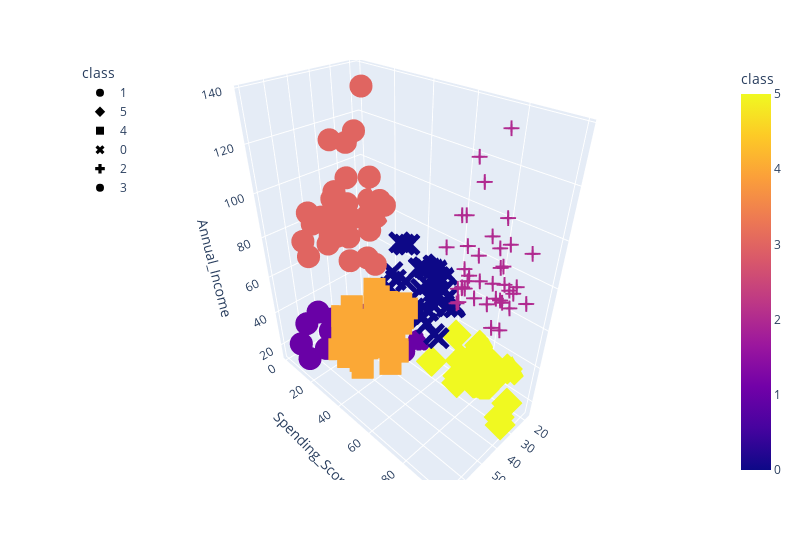

Notebook code cell kept with this figure:
### Code cell
# Plot the 3D-scatter with x="Annual Income", y="Spending Score (1-100)" and z="Age"
fig = px.scatter_3d(
    six_clusters,
    x="Age",
    y="Spending_Score",
    z="Annual_Income",
    color="class",
    symbol="class",
    width=800,
)
fig.update_layout(legend=dict(x=0, y=1))
fig.show()

### Figure 1 — Plotly figure (JSON) as saved in the notebook; plotly's stock layout.template omitted (floating-point values rounded to 4 significant figures)
{"data": [{"hovertemplate": "class=%{marker.color}<br>Age=%{x}<br>Spending_Score=%{y}<br>Annual_Income=%{z}<extra></extra>", "legendgroup": "1", "marker": {"color": [1, 1, 1, 1, 1, 1, 1, 1, 1, 1, 1, 1, 1, 1, 1, 1, 1, 1, 1, 1, 1, 1], "coloraxis": "coloraxis", "symbol": "circle"}, "mode": "markers", "name": "1", "scene": "scene", "showlegend": true, "type": "scatter3d", "x": [19, 20, 31, 35, 64, 67, 58, 37, 35, 52, 35, 46, 54, 45, 40, 60, 53, 49, 42, 36, 48, 49], "y": [39, 6, 40, 6, 3, 14, 15, 13, 35, 29, 35, 5, 14, 32, 31, 4, 4, 14, 17, 26, 36, 28], "z": [15, 16, 17, 18, 19, 19, 20, 20, 21, 23, 24, 25, 28, 28, 29, 30, 33, 33, 34, 37, 39, 39]}, {"hovertemplate": "class=%{marker.color}<br>Age=%{x}<br>Spending_Score=%{y}<br>Annual_Income=%{z}<extra></extra>", "legendgroup": "5", "marker": {"color": [5, 5, 5, 5, 5, 5, 5, 5, 5, 5, 5, 5, 5, 5, 5, 5, 5, 5, 5, 5, 5, 5], "coloraxis": "coloraxis", "symbol": "diamond"}, "mode": "markers", "name": "5", "scene": "scene", "showlegend": true, "type": "scatter3d", "x": [21, 23, 22, 23, 30, 35, 24, 22, 20, 35, 25, 31, 29, 35, 23, 21, 18, 21, 30, 20, 24, 24], "y": [81, 77, 76, 94, 72, 99, 77, 79, 66, 98, 73, 73, 82, 61, 87, 73, 92, 81, 73, 75, 92, 65], "z": [15, 16, 17, 18, 19, 19, 20, 20, 21, 23, 24, 25, 28, 28, 29, 30, 33, 33, 34, 37, 38, 39]}, {"hovertemplate": "class=%{marker.color}<br>Age=%{x}<br>Spending_Score=%{y}<br>Annual_Income=%{z}<extra></extra>", "legendgroup": "4", "marker": {"color": [4, 4, 4, 4, 4, 4, 4, 4, 4, 4, 4, 4, 4, 4, 4, 4, 4, 4, 4, 4, 4, 4, 4, 4, 4, 4, 4, 4, 4, 4, 4, 4, 4, 4, 4, 4, 4, 4, 4, 4, 4, 4, 4, 4], "coloraxis": "coloraxis", "symbol": "square"}, "mode": "markers", "name": "4", "scene": "scene", "showlegend": true, "type": "scatter3d", "x": [65, 50, 49, 59, 50, 47, 51, 69, 53, 70, 67, 54, 63, 43, 68, 70, 47, 60, 60, 59, 45, 49, 57, 67, 46, 48, 55, 50, 68, 48, 47, 48, 49, 67, 49, 66, 54, 68, 66, 65, 63, 49, 51, 50], "y": [35, 55, 52, 60, 45, 41, 50, 46, 46, 56, 52, 59, 51, 50, 48, 55, 42, 49, 56, 47, 53, 42, 51, 41, 44, 46, 58, 46, 55, 49, 47, 42, 48, 59, 56, 50, 46, 43, 48, 52, 43, 59, 43, 57], "z": [38, 40, 42, 43, 43, 43, 44, 44, 46, 46, 47, 47, 48, 48, 48, 49, 49, 50, 50, 54, 54, 54, 54, 54, 54, 54, 57, 58, 59, 60, 60, 61, 62, 62, 62, 63, 63, 63, 63, 63, 65, 65, 67, 67]}, {"hovertemplate": "class=%{marker.color}<br>Age=%{x}<br>Spending_Score=%{y}<br>Annual_Income=%{z}<extra></extra>", "legendgroup": "0", "marker": {"color": [0, 0, 0, 0, 0, 0, 0, 0, 0, 0, 0, 0, 0, 0, 0, 0, 0, 0, 0, 0, 0, 0, 0, 0, 0, 0, 0, 0, 0, 0, 0, 0, 0, 0, 0, 0, 0, 0], "coloraxis": "coloraxis", "symbol": "x"}, "mode": "markers", "name": "0", "scene": "scene", "showlegend": true, "type": "scatter3d", "x": [31, 27, 29, 31, 33, 31, 27, 19, 18, 19, 32, 26, 40, 23, 38, 21, 22, 34, 18, 40, 32, 24, 27, 20, 23, 26, 21, 19, 38, 19, 18, 19, 27, 38, 40, 23, 25, 28], "y": [61, 47, 42, 42, 60, 54, 51, 55, 59, 59, 47, 54, 48, 52, 55, 57, 55, 60, 41, 40, 42, 52, 50, 49, 41, 55, 42, 54, 42, 46, 48, 50, 56, 40, 58, 29, 34, 40], "z": [39, 40, 40, 40, 42, 43, 46, 46, 48, 48, 48, 54, 54, 54, 54, 54, 57, 58, 59, 60, 60, 60, 60, 61, 62, 62, 62, 63, 64, 64, 65, 65, 67, 67, 69, 70, 72, 76]}, {"hovertemplate": "class=%{marker.color}<br>Age=%{x}<br>Spending_Score=%{y}<br>Annual_Income=%{z}<extra></extra>", "legendgroup": "2", "marker": {"color": [2, 2, 2, 2, 2, 2, 2, 2, 2, 2, 2, 2, 2, 2, 2, 2, 2, 2, 2, 2, 2, 2, 2, 2, 2, 2, 2, 2, 2, 2, 2, 2, 2, 2, 2, 2, 2, 2, 2], "coloraxis": "coloraxis", "symbol": "cross"}, "mode": "markers", "name": "2", "scene": "scene", "showlegend": true, "type": "scatter3d", "x": [39, 31, 40, 38, 39, 31, 29, 32, 35, 32, 32, 28, 32, 34, 39, 38, 27, 30, 30, 29, 31, 36, 33, 32, 28, 36, 30, 27, 35, 32, 29, 30, 28, 36, 32, 38, 35, 32, 30], "y": [91, 77, 95, 75, 75, 71, 88, 73, 72, 93, 87, 97, 74, 90, 88, 76, 89, 78, 73, 83, 93, 75, 95, 63, 75, 92, 86, 69, 90, 86, 88, 97, 68, 85, 69, 91, 79, 74, 83], "z": [69, 70, 71, 71, 71, 72, 73, 73, 74, 75, 76, 77, 77, 78, 78, 78, 78, 78, 78, 79, 81, 85, 86, 87, 87, 87, 88, 88, 93, 97, 98, 99, 101, 103, 103, 113, 120, 126, 137]}, {"hovertemplate": "class=%{marker.color}<br>Age=%{x}<br>Spending_Score=%{y}<br>Annual_Income=%{z}<extra></extra>", "legendgroup": "3", "marker": {"color": [3, 3, 3, 3, 3, 3, 3, 3, 3, 3, 3, 3, 3, 3, 3, 3, 3, 3, 3, 3, 3, 3, 3, 3, 3, 3, 3, 3, 3, 3, 3, 3, 3, 3, 3], "coloraxis": "coloraxis", "symbol": "circle"}, "mode": "markers", "name": "3", "scene": "scene", "showlegend": true, "type": "scatter3d", "x": [43, 59, 47, 20, 44, 19, 57, 25, 48, 34, 43, 44, 47, 37, 34, 56, 19, 50, 42, 36, 40, 36, 52, 58, 59, 37, 46, 41, 54, 41, 34, 33, 47, 45, 32], "y": [35, 11, 9, 5, 7, 10, 5, 12, 36, 22, 17, 20, 16, 1, 1, 35, 5, 26, 20, 27, 13, 10, 13, 15, 14, 32, 15, 39, 24, 17, 23, 8, 16, 28, 18], "z": [71, 71, 71, 73, 73, 74, 75, 77, 77, 78, 78, 78, 78, 78, 78, 79, 81, 85, 86, 87, 87, 87, 88, 88, 93, 97, 98, 99, 101, 103, 103, 113, 120, 126, 137]}], "layout": {"coloraxis": {"colorbar": {"title": {"text": "class"}}, "colorscale": [[0, "#0d0887"], [0.1111, "#46039f"], [0.2222, "#7201a8"], [0.3333, "#9c179e"], [0.4444, "#bd3786"], [0.5556, "#d8576b"], [0.6667, "#ed7953"], [0.7778, "#fb9f3a"], [0.8889, "#fdca26"], [1, "#f0f921"]]}, "legend": {"title": {"text": "class"}, "tracegroupgap": 0, "x": 0, "y": 1}, "margin": {"t": 60}, "scene": {"domain": {"x": [0, 1], "y": [0, 1]}, "xaxis": {"title": {"text": "Age"}}, "yaxis": {"title": {"text": "Spending_Score"}}, "zaxis": {"title": {"text": "Annual_Income"}}}, "width": 800}}
